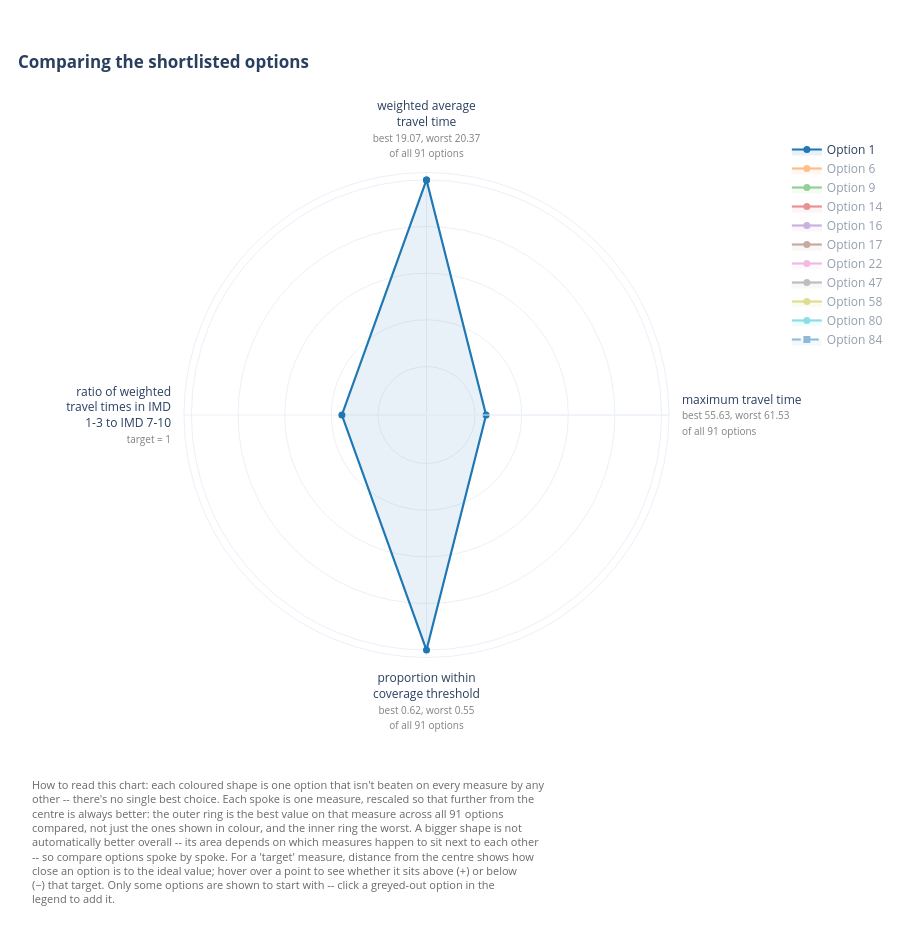

Write notebook code for a chart like this one.
### Markdown cell above
With many options the overlay is a tangle, so `initially_shown` controls which are visible when the chart first opens. `"first"` starts with just the first option; the rest are greyed out in the legend, one click from being shown. You can also pass a list of option ids, e.g. `initially_shown=[1, 17]`, to open on a pre-selected shortlist.

### Code cell
solution.plot_pareto_radar(interactive=True, initially_shown="first")

### Figure 1 — Plotly figure (JSON) as saved in the notebook; plotly's stock layout.template omitted (floating-point values rounded to 4 significant figures)
{"data": [{"customdata": [["weighted average travel time", "19.28", "6th of all 91 options", "<br><br><b>Sites</b><br>• Bideford Community Hospital<br>• NHS Nightingale Exeter<br>• Colin Campbell Court, Plymouth<br>• Torbay & South Devon Community Diagnostic Centre<br>• Okehampton - Exeter Road Industrial Estate<br>• Newton Abbott - Market Walk", "Option 6"], ["maximum travel time", "56.35", "3rd of all 91 options", "<br><br><b>Sites</b><br>• Bideford Community Hospital<br>• NHS Nightingale Exeter<br>• Colin Campbell Court, Plymouth<br>• Torbay & South Devon Community Diagnostic Centre<br>• Okehampton - Exeter Road Industrial Estate<br>• Newton Abbott - Market Walk", "Option 6"], ["proportion within coverage threshold", "0.6", "18th of all 91 options", "<br><br><b>Sites</b><br>• Bideford Community Hospital<br>• NHS Nightingale Exeter<br>• Colin Campbell Court, Plymouth<br>• Torbay & South Devon Community Diagnostic Centre<br>• Okehampton - Exeter Road Industrial Estate<br>• Newton Abbott - Market Walk", "Option 6"], ["ratio of weighted travel times in IMD 1-3 to IMD 7-10", "0.8", "28th of all 91 options; −0.20 vs target 1", "<br><br><b>Sites</b><br>• Bideford Community Hospital<br>• NHS Nightingale Exeter<br>• Colin Campbell Court, Plymouth<br>• Torbay & South Devon Community Diagnostic Centre<br>• Okehampton - Exeter Road Industrial Estate<br>• Newton Abbott - Market Walk", "Option 6"], ["weighted average travel time", "19.28", "6th of all 91 options", "<br><br><b>Sites</b><br>• Bideford Community Hospital<br>• NHS Nightingale Exeter<br>• Colin Campbell Court, Plymouth<br>• Torbay & South Devon Community Diagnostic Centre<br>• Okehampton - Exeter Road Industrial Estate<br>• Newton Abbott - Market Walk", "Option 6"]], "fill": "toself", "fillcolor": "rgba(255, 127, 14, 0.1)", "hoveron": "points+fills", "hovertemplate": "<b>%{customdata[4]}</b><br>%{customdata[0]}: %{customdata[1]}<br>%{customdata[2]}%{customdata[3]}<extra></extra>", "legendrank": 2, "line": {"color": "#ff7f0e", "dash": "solid", "width": 2.2}, "marker": {"size": 7, "symbol": "circle"}, "mode": "lines+markers", "name": "Option 6", "r": [0.8358, 0.8785, 0.6625, 0.3515, 0.8358], "text": "<b>Option 6</b><br><br><b>Sites</b><br>• Bideford Community Hospital<br>• NHS Nightingale Exeter<br>• Colin Campbell Court, Plymouth<br>• Torbay & South Devon Community Diagnostic Centre<br>• Okehampton - Exeter Road Industrial Estate<br>• Newton Abbott - Market Walk", "theta": ["weighted average<br>travel time<br><span style='font-size:10px;color:gray'>best 19.07, worst 20.37<br>of all 91 options</span>", "maximum travel time<br><span style='font-size:10px;color:gray'>best 55.63, worst 61.53<br>of all 91 options</span>", "proportion within<br>coverage threshold<br><span style='font-size:10px;color:gray'>best 0.62, worst 0.55<br>of all 91 options</span>", "ratio of weighted<br>travel times in IMD<br>1-3 to IMD 7-10<br><span style='font-size:10px;color:gray'>target = 1</span>", "weighted average<br>travel time<br><span style='font-size:10px;color:gray'>best 19.07, worst 20.37<br>of all 91 options</span>"], "type": "scatterpolar", "visible": "legendonly"}, {"customdata": [["weighted average travel time", "19.52", "17th of all 91 options", "<br><br><b>Sites</b><br>• Bideford Community Hospital<br>• NHS Nightingale Exeter<br>• Colin Campbell Court, Plymouth<br>• Torbay & South Devon Community Diagnostic Centre<br>• Newton Abbott - Market Walk<br>• Tavistock - Drake Road", "Option 17"], ["maximum travel time", "59.77", "4th of all 91 options", "<br><br><b>Sites</b><br>• Bideford Community Hospital<br>• NHS Nightingale Exeter<br>• Colin Campbell Court, Plymouth<br>• Torbay & South Devon Community Diagnostic Centre<br>• Newton Abbott - Market Walk<br>• Tavistock - Drake Road", "Option 17"], ["proportion within coverage threshold", "0.6", "9th of all 91 options", "<br><br><b>Sites</b><br>• Bideford Community Hospital<br>• NHS Nightingale Exeter<br>• Colin Campbell Court, Plymouth<br>• Torbay & South Devon Community Diagnostic Centre<br>• Newton Abbott - Market Walk<br>• Tavistock - Drake Road", "Option 17"], ["ratio of weighted travel times in IMD 1-3 to IMD 7-10", "0.85", "6th of all 91 options; −0.15 vs target 1", "<br><br><b>Sites</b><br>• Bideford Community Hospital<br>• NHS Nightingale Exeter<br>• Colin Campbell Court, Plymouth<br>• Torbay & South Devon Community Diagnostic Centre<br>• Newton Abbott - Market Walk<br>• Tavistock - Drake Road", "Option 17"], ["weighted average travel time", "19.52", "17th of all 91 options", "<br><br><b>Sites</b><br>• Bideford Community Hospital<br>• NHS Nightingale Exeter<br>• Colin Campbell Court, Plymouth<br>• Torbay & South Devon Community Diagnostic Centre<br>• Newton Abbott - Market Walk<br>• Tavistock - Drake Road", "Option 17"]], "fill": "toself", "fillcolor": "rgba(140, 86, 75, 0.1)", "hoveron": "points+fills", "hovertemplate": "<b>%{customdata[4]}</b><br>%{customdata[0]}: %{customdata[1]}<br>%{customdata[2]}%{customdata[3]}<extra></extra>", "legendrank": 6, "line": {"color": "#8c564b", "dash": "solid", "width": 2.2}, "marker": {"size": 7, "symbol": "circle"}, "mode": "lines+markers", "name": "Option 17", "r": [0.6558, 0.2994, 0.7511, 0.5146, 0.6558], "text": "<b>Option 17</b><br><br><b>Sites</b><br>• Bideford Community Hospital<br>• NHS Nightingale Exeter<br>• Colin Campbell Court, Plymouth<br>• Torbay & South Devon Community Diagnostic Centre<br>• Newton Abbott - Market Walk<br>• Tavistock - Drake Road", "theta": ["weighted average<br>travel time<br><span style='font-size:10px;color:gray'>best 19.07, worst 20.37<br>of all 91 options</span>", "maximum travel time<br><span style='font-size:10px;color:gray'>best 55.63, worst 61.53<br>of all 91 options</span>", "proportion within<br>coverage threshold<br><span style='font-size:10px;color:gray'>best 0.62, worst 0.55<br>of all 91 options</span>", "ratio of weighted<br>travel times in IMD<br>1-3 to IMD 7-10<br><span style='font-size:10px;color:gray'>target = 1</span>", "weighted average<br>travel time<br><span style='font-size:10px;color:gray'>best 19.07, worst 20.37<br>of all 91 options</span>"], "type": "scatterpolar", "visible": "legendonly"}, {"customdata": [["weighted average travel time", "19.45", "14th of all 91 options", "<br><br><b>Sites</b><br>• Bideford Community Hospital<br>• NHS Nightingale Exeter<br>• Colin Campbell Court, Plymouth<br>• Torbay & South Devon Community Diagnostic Centre<br>• Okehampton - Exeter Road Industrial Estate<br>• Paignton - Hyde Road", "Option 14"], ["maximum travel time", "55.63", "1st of all 91 options<br>Same value: Option 16", "<br><br><b>Sites</b><br>• Bideford Community Hospital<br>• NHS Nightingale Exeter<br>• Colin Campbell Court, Plymouth<br>• Torbay & South Devon Community Diagnostic Centre<br>• Okehampton - Exeter Road Industrial Estate<br>• Paignton - Hyde Road", "Option 14"], ["proportion within coverage threshold", "0.57", "61st of all 91 options", "<br><br><b>Sites</b><br>• Bideford Community Hospital<br>• NHS Nightingale Exeter<br>• Colin Campbell Court, Plymouth<br>• Torbay & South Devon Community Diagnostic Centre<br>• Okehampton - Exeter Road Industrial Estate<br>• Paignton - Hyde Road", "Option 14"], ["ratio of weighted travel times in IMD 1-3 to IMD 7-10", "0.74", "76th of all 91 options; −0.26 vs target 1", "<br><br><b>Sites</b><br>• Bideford Community Hospital<br>• NHS Nightingale Exeter<br>• Colin Campbell Court, Plymouth<br>• Torbay & South Devon Community Diagnostic Centre<br>• Okehampton - Exeter Road Industrial Estate<br>• Paignton - Hyde Road", "Option 14"], ["weighted average travel time", "19.45", "14th of all 91 options", "<br><br><b>Sites</b><br>• Bideford Community Hospital<br>• NHS Nightingale Exeter<br>• Colin Campbell Court, Plymouth<br>• Torbay & South Devon Community Diagnostic Centre<br>• Okehampton - Exeter Road Industrial Estate<br>• Paignton - Hyde Road", "Option 14"]], "fill": "toself", "fillcolor": "rgba(214, 39, 40, 0.1)", "hoveron": "points+fills", "hovertemplate": "<b>%{customdata[4]}</b><br>%{customdata[0]}: %{customdata[1]}<br>%{customdata[2]}%{customdata[3]}<extra></extra>", "legendrank": 4, "line": {"color": "#d62728", "dash": "solid", "width": 2.2}, "marker": {"size": 7, "symbol": "circle"}, "mode": "lines+markers", "name": "Option 14", "r": [0.7026, 1.0, 0.2727, 0.1557, 0.7026], "text": "<b>Option 14</b><br><br><b>Sites</b><br>• Bideford Community Hospital<br>• NHS Nightingale Exeter<br>• Colin Campbell Court, Plymouth<br>• Torbay & South Devon Community Diagnostic Centre<br>• Okehampton - Exeter Road Industrial Estate<br>• Paignton - Hyde Road", "theta": ["weighted average<br>travel time<br><span style='font-size:10px;color:gray'>best 19.07, worst 20.37<br>of all 91 options</span>", "maximum travel time<br><span style='font-size:10px;color:gray'>best 55.63, worst 61.53<br>of all 91 options</span>", "proportion within<br>coverage threshold<br><span style='font-size:10px;color:gray'>best 0.62, worst 0.55<br>of all 91 options</span>", "ratio of weighted<br>travel times in IMD<br>1-3 to IMD 7-10<br><span style='font-size:10px;color:gray'>target = 1</span>", "weighted average<br>travel time<br><span style='font-size:10px;color:gray'>best 19.07, worst 20.37<br>of all 91 options</span>"], "type": "scatterpolar", "visible": "legendonly"}, {"customdata": [["weighted average travel time", "19.49", "16th of all 91 options", "<br><br><b>Sites</b><br>• Bideford Community Hospital<br>• NHS Nightingale Exeter<br>• Colin Campbell Court, Plymouth<br>• Torbay & South Devon Community Diagnostic Centre<br>• Okehampton - Exeter Road Industrial Estate<br>• Kingsbridge - Fore Street", "Option 16"], ["maximum travel time", "55.63", "1st of all 91 options<br>Same value: Option 14", "<br><br><b>Sites</b><br>• Bideford Community Hospital<br>• NHS Nightingale Exeter<br>• Colin Campbell Court, Plymouth<br>• Torbay & South Devon Community Diagnostic Centre<br>• Okehampton - Exeter Road Industrial Estate<br>• Kingsbridge - Fore Street", "Option 16"], ["proportion within coverage threshold", "0.56", "79th of all 91 options", "<br><br><b>Sites</b><br>• Bideford Community Hospital<br>• NHS Nightingale Exeter<br>• Colin Campbell Court, Plymouth<br>• Torbay & South Devon Community Diagnostic Centre<br>• Okehampton - Exeter Road Industrial Estate<br>• Kingsbridge - Fore Street", "Option 16"], ["ratio of weighted travel times in IMD 1-3 to IMD 7-10", "0.78", "42nd of all 91 options; −0.22 vs target 1", "<br><br><b>Sites</b><br>• Bideford Community Hospital<br>• NHS Nightingale Exeter<br>• Colin Campbell Court, Plymouth<br>• Torbay & South Devon Community Diagnostic Centre<br>• Okehampton - Exeter Road Industrial Estate<br>• Kingsbridge - Fore Street", "Option 16"], ["weighted average travel time", "19.49", "16th of all 91 options", "<br><br><b>Sites</b><br>• Bideford Community Hospital<br>• NHS Nightingale Exeter<br>• Colin Campbell Court, Plymouth<br>• Torbay & South Devon Community Diagnostic Centre<br>• Okehampton - Exeter Road Industrial Estate<br>• Kingsbridge - Fore Street", "Option 16"]], "fill": "toself", "fillcolor": "rgba(148, 103, 189, 0.1)", "hoveron": "points+fills", "hovertemplate": "<b>%{customdata[4]}</b><br>%{customdata[0]}: %{customdata[1]}<br>%{customdata[2]}%{customdata[3]}<extra></extra>", "legendrank": 5, "line": {"color": "#9467bd", "dash": "solid", "width": 2.2}, "marker": {"size": 7, "symbol": "circle"}, "mode": "lines+markers", "name": "Option 16", "r": [0.6713, 1.0, 0.1555, 0.2983, 0.6713], "text": "<b>Option 16</b><br><br><b>Sites</b><br>• Bideford Community Hospital<br>• NHS Nightingale Exeter<br>• Colin Campbell Court, Plymouth<br>• Torbay & South Devon Community Diagnostic Centre<br>• Okehampton - Exeter Road Industrial Estate<br>• Kingsbridge - Fore Street", "theta": ["weighted average<br>travel time<br><span style='font-size:10px;color:gray'>best 19.07, worst 20.37<br>of all 91 options</span>", "maximum travel time<br><span style='font-size:10px;color:gray'>best 55.63, worst 61.53<br>of all 91 options</span>", "proportion within<br>coverage threshold<br><span style='font-size:10px;color:gray'>best 0.62, worst 0.55<br>of all 91 options</span>", "ratio of weighted<br>travel times in IMD<br>1-3 to IMD 7-10<br><span style='font-size:10px;color:gray'>target = 1</span>", "weighted average<br>travel time<br><span style='font-size:10px;color:gray'>best 19.07, worst 20.37<br>of all 91 options</span>"], "type": "scatterpolar", "visible": "legendonly"}, {"customdata": [["weighted average travel time", "19.56", "22nd of all 91 options", "<br><br><b>Sites</b><br>• Bideford Community Hospital<br>• NHS Nightingale Exeter<br>• Colin Campbell Court, Plymouth<br>• Torbay & South Devon Community Diagnostic Centre<br>• Newton Abbott - Market Walk<br>• Honiton - Devonshire Road", "Option 22"], ["maximum travel time", "61.18", "10th of all 91 options<br>Same value: Option 1, Option 9, Option 58", "<br><br><b>Sites</b><br>• Bideford Community Hospital<br>• NHS Nightingale Exeter<br>• Colin Campbell Court, Plymouth<br>• Torbay & South Devon Community Diagnostic Centre<br>• Newton Abbott - Market Walk<br>• Honiton - Devonshire Road", "Option 22"], ["proportion within coverage threshold", "0.6", "12th of all 91 options", "<br><br><b>Sites</b><br>• Bideford Community Hospital<br>• NHS Nightingale Exeter<br>• Colin Campbell Court, Plymouth<br>• Torbay & South Devon Community Diagnostic Centre<br>• Newton Abbott - Market Walk<br>• Honiton - Devonshire Road", "Option 22"], ["ratio of weighted travel times in IMD 1-3 to IMD 7-10", "0.85", "4th of all 91 options; −0.15 vs target 1", "<br><br><b>Sites</b><br>• Bideford Community Hospital<br>• NHS Nightingale Exeter<br>• Colin Campbell Court, Plymouth<br>• Torbay & South Devon Community Diagnostic Centre<br>• Newton Abbott - Market Walk<br>• Honiton - Devonshire Road", "Option 22"], ["weighted average travel time", "19.56", "22nd of all 91 options", "<br><br><b>Sites</b><br>• Bideford Community Hospital<br>• NHS Nightingale Exeter<br>• Colin Campbell Court, Plymouth<br>• Torbay & South Devon Community Diagnostic Centre<br>• Newton Abbott - Market Walk<br>• Honiton - Devonshire Road", "Option 22"]], "fill": "toself", "fillcolor": "rgba(227, 119, 194, 0.1)", "hoveron": "points+fills", "hovertemplate": "<b>%{customdata[4]}</b><br>%{customdata[0]}: %{customdata[1]}<br>%{customdata[2]}%{customdata[3]}<extra></extra>", "legendrank": 7, "line": {"color": "#e377c2", "dash": "solid", "width": 2.2}, "marker": {"size": 7, "symbol": "circle"}, "mode": "lines+markers", "name": "Option 22", "r": [0.6212, 0.05932, 0.7215, 0.5318, 0.6212], "text": "<b>Option 22</b><br><br><b>Sites</b><br>• Bideford Community Hospital<br>• NHS Nightingale Exeter<br>• Colin Campbell Court, Plymouth<br>• Torbay & South Devon Community Diagnostic Centre<br>• Newton Abbott - Market Walk<br>• Honiton - Devonshire Road", "theta": ["weighted average<br>travel time<br><span style='font-size:10px;color:gray'>best 19.07, worst 20.37<br>of all 91 options</span>", "maximum travel time<br><span style='font-size:10px;color:gray'>best 55.63, worst 61.53<br>of all 91 options</span>", "proportion within<br>coverage threshold<br><span style='font-size:10px;color:gray'>best 0.62, worst 0.55<br>of all 91 options</span>", "ratio of weighted<br>travel times in IMD<br>1-3 to IMD 7-10<br><span style='font-size:10px;color:gray'>target = 1</span>", "weighted average<br>travel time<br><span style='font-size:10px;color:gray'>best 19.07, worst 20.37<br>of all 91 options</span>"], "type": "scatterpolar", "visible": "legendonly"}, {"customdata": [["weighted average travel time", "19.07", "1st of all 91 options", "<br><br><b>Sites</b><br>• Bideford Community Hospital<br>• NHS Nightingale Exeter<br>• Colin Campbell Court, Plymouth<br>• Torbay & South Devon Community Diagnostic Centre<br>• Newton Abbott - Market Walk<br>• Barnstaple - Archwood Retail Park", "Option 1"], ["maximum travel time", "61.18", "10th of all 91 options<br>Same value: Option 9, Option 22, Option 58", "<br><br><b>Sites</b><br>• Bideford Community Hospital<br>• NHS Nightingale Exeter<br>• Colin Campbell Court, Plymouth<br>• Torbay & South Devon Community Diagnostic Centre<br>• Newton Abbott - Market Walk<br>• Barnstaple - Archwood Retail Park", "Option 1"], ["proportion within coverage threshold", "0.62", "1st of all 91 options", "<br><br><b>Sites</b><br>• Bideford Community Hospital<br>• NHS Nightingale Exeter<br>• Colin Campbell Court, Plymouth<br>• Torbay & South Devon Community Diagnostic Centre<br>• Newton Abbott - Market Walk<br>• Barnstaple - Archwood Retail Park", "Option 1"], ["ratio of weighted travel times in IMD 1-3 to IMD 7-10", "0.75", "66th of all 91 options; −0.25 vs target 1", "<br><br><b>Sites</b><br>• Bideford Community Hospital<br>• NHS Nightingale Exeter<br>• Colin Campbell Court, Plymouth<br>• Torbay & South Devon Community Diagnostic Centre<br>• Newton Abbott - Market Walk<br>• Barnstaple - Archwood Retail Park", "Option 1"], ["weighted average travel time", "19.07", "1st of all 91 options", "<br><br><b>Sites</b><br>• Bideford Community Hospital<br>• NHS Nightingale Exeter<br>• Colin Campbell Court, Plymouth<br>• Torbay & South Devon Community Diagnostic Centre<br>• Newton Abbott - Market Walk<br>• Barnstaple - Archwood Retail Park", "Option 1"]], "fill": "toself", "fillcolor": "rgba(31, 119, 180, 0.1)", "hoveron": "points+fills", "hovertemplate": "<b>%{customdata[4]}</b><br>%{customdata[0]}: %{customdata[1]}<br>%{customdata[2]}%{customdata[3]}<extra></extra>", "legendrank": 1, "line": {"color": "#1f77b4", "dash": "solid", "width": 2.2}, "marker": {"size": 7, "symbol": "circle"}, "mode": "lines+markers", "name": "Option 1", "r": [1.0, 0.05932, 1.0, 0.1935, 1.0], "text": "<b>Option 1</b><br><br><b>Sites</b><br>• Bideford Community Hospital<br>• NHS Nightingale Exeter<br>• Colin Campbell Court, Plymouth<br>• Torbay & South Devon Community Diagnostic Centre<br>• Newton Abbott - Market Walk<br>• Barnstaple - Archwood Retail Park", "theta": ["weighted average<br>travel time<br><span style='font-size:10px;color:gray'>best 19.07, worst 20.37<br>of all 91 options</span>", "maximum travel time<br><span style='font-size:10px;color:gray'>best 55.63, worst 61.53<br>of all 91 options</span>", "proportion within<br>coverage threshold<br><span style='font-size:10px;color:gray'>best 0.62, worst 0.55<br>of all 91 options</span>", "ratio of weighted<br>travel times in IMD<br>1-3 to IMD 7-10<br><span style='font-size:10px;color:gray'>target = 1</span>", "weighted average<br>travel time<br><span style='font-size:10px;color:gray'>best 19.07, worst 20.37<br>of all 91 options</span>"], "type": "scatterpolar", "visible": true}, {"customdata": [["weighted average travel time", "19.31", "9th of all 91 options", "<br><br><b>Sites</b><br>• Bideford Community Hospital<br>• NHS Nightingale Exeter<br>• Colin Campbell Court, Plymouth<br>• Torbay & South Devon Community Diagnostic Centre<br>• Tiverton - Lowman Way<br>• Newton Abbott - Market Walk", "Option 9"], ["maximum travel time", "61.18", "10th of all 91 options<br>Same value: Option 1, Option 22, Option 58", "<br><br><b>Sites</b><br>• Bideford Community Hospital<br>• NHS Nightingale Exeter<br>• Colin Campbell Court, Plymouth<br>• Torbay & South Devon Community Diagnostic Centre<br>• Tiverton - Lowman Way<br>• Newton Abbott - Market Walk", "Option 9"], ["proportion within coverage threshold", "0.62", "2nd of all 91 options", "<br><br><b>Sites</b><br>• Bideford Community Hospital<br>• NHS Nightingale Exeter<br>• Colin Campbell Court, Plymouth<br>• Torbay & South Devon Community Diagnostic Centre<br>• Tiverton - Lowman Way<br>• Newton Abbott - Market Walk", "Option 9"], ["ratio of weighted travel times in IMD 1-3 to IMD 7-10", "0.77", "51st of all 91 options; −0.23 vs target 1", "<br><br><b>Sites</b><br>• Bideford Community Hospital<br>• NHS Nightingale Exeter<br>• Colin Campbell Court, Plymouth<br>• Torbay & South Devon Community Diagnostic Centre<br>• Tiverton - Lowman Way<br>• Newton Abbott - Market Walk", "Option 9"], ["weighted average travel time", "19.31", "9th of all 91 options", "<br><br><b>Sites</b><br>• Bideford Community Hospital<br>• NHS Nightingale Exeter<br>• Colin Campbell Court, Plymouth<br>• Torbay & South Devon Community Diagnostic Centre<br>• Tiverton - Lowman Way<br>• Newton Abbott - Market Walk", "Option 9"]], "fill": "toself", "fillcolor": "rgba(44, 160, 44, 0.1)", "hoveron": "points+fills", "hovertemplate": "<b>%{customdata[4]}</b><br>%{customdata[0]}: %{customdata[1]}<br>%{customdata[2]}%{customdata[3]}<extra></extra>", "legendrank": 3, "line": {"color": "#2ca02c", "dash": "solid", "width": 2.2}, "marker": {"size": 7, "symbol": "circle"}, "mode": "lines+markers", "name": "Option 9", "r": [0.8155, 0.05932, 0.9526, 0.2623, 0.8155], "text": "<b>Option 9</b><br><br><b>Sites</b><br>• Bideford Community Hospital<br>• NHS Nightingale Exeter<br>• Colin Campbell Court, Plymouth<br>• Torbay & South Devon Community Diagnostic Centre<br>• Tiverton - Lowman Way<br>• Newton Abbott - Market Walk", "theta": ["weighted average<br>travel time<br><span style='font-size:10px;color:gray'>best 19.07, worst 20.37<br>of all 91 options</span>", "maximum travel time<br><span style='font-size:10px;color:gray'>best 55.63, worst 61.53<br>of all 91 options</span>", "proportion within<br>coverage threshold<br><span style='font-size:10px;color:gray'>best 0.62, worst 0.55<br>of all 91 options</span>", "ratio of weighted<br>travel times in IMD<br>1-3 to IMD 7-10<br><span style='font-size:10px;color:gray'>target = 1</span>", "weighted average<br>travel time<br><span style='font-size:10px;color:gray'>best 19.07, worst 20.37<br>of all 91 options</span>"], "type": "scatterpolar", "visible": "legendonly"}, {"customdata": [["weighted average travel time", "19.87", "58th of all 91 options", "<br><br><b>Sites</b><br>• Bideford Community Hospital<br>• NHS Nightingale Exeter<br>• Colin Campbell Court, Plymouth<br>• Torbay & South Devon Community Diagnostic Centre<br>• Newton Abbott - Market Walk<br>• Exmouth - The Strand", "Option 58"], ["maximum travel time", "61.18", "10th of all 91 options<br>Same value: Option 1, Option 9, Option 22", "<br><br><b>Sites</b><br>• Bideford Community Hospital<br>• NHS Nightingale Exeter<br>• Colin Campbell Court, Plymouth<br>• Torbay & South Devon Community Diagnostic Centre<br>• Newton Abbott - Market Walk<br>• Exmouth - The Strand", "Option 58"], ["proportion within coverage threshold", "0.61", "5th of all 91 options", "<br><br><b>Sites</b><br>• Bideford Community Hospital<br>• NHS Nightingale Exeter<br>• Colin Campbell Court, Plymouth<br>• Torbay & South Devon Community Diagnostic Centre<br>• Newton Abbott - Market Walk<br>• Exmouth - The Strand", "Option 58"], ["ratio of weighted travel times in IMD 1-3 to IMD 7-10", "0.85", "8th of all 91 options; −0.15 vs target 1", "<br><br><b>Sites</b><br>• Bideford Community Hospital<br>• NHS Nightingale Exeter<br>• Colin Campbell Court, Plymouth<br>• Torbay & South Devon Community Diagnostic Centre<br>• Newton Abbott - Market Walk<br>• Exmouth - The Strand", "Option 58"], ["weighted average travel time", "19.87", "58th of all 91 options", "<br><br><b>Sites</b><br>• Bideford Community Hospital<br>• NHS Nightingale Exeter<br>• Colin Campbell Court, Plymouth<br>• Torbay & South Devon Community Diagnostic Centre<br>• Newton Abbott - Market Walk<br>• Exmouth - The Strand", "Option 58"]], "fill": "toself", "fillcolor": "rgba(188, 189, 34, 0.1)", "hoveron": "points+fills", "hovertemplate": "<b>%{customdata[4]}</b><br>%{customdata[0]}: %{customdata[1]}<br>%{customdata[2]}%{customdata[3]}<extra></extra>", "legendrank": 9, "line": {"color": "#bcbd22", "dash": "solid", "width": 2.2}, "marker": {"size": 7, "symbol": "circle"}, "mode": "lines+markers", "name": "Option 58", "r": [0.3824, 0.05932, 0.87, 0.5001, 0.3824], "text": "<b>Option 58</b><br><br><b>Sites</b><br>• Bideford Community Hospital<br>• NHS Nightingale Exeter<br>• Colin Campbell Court, Plymouth<br>• Torbay & South Devon Community Diagnostic Centre<br>• Newton Abbott - Market Walk<br>• Exmouth - The Strand", "theta": ["weighted average<br>travel time<br><span style='font-size:10px;color:gray'>best 19.07, worst 20.37<br>of all 91 options</span>", "maximum travel time<br><span style='font-size:10px;color:gray'>best 55.63, worst 61.53<br>of all 91 options</span>", "proportion within<br>coverage threshold<br><span style='font-size:10px;color:gray'>best 0.62, worst 0.55<br>of all 91 options</span>", "ratio of weighted<br>travel times in IMD<br>1-3 to IMD 7-10<br><span style='font-size:10px;color:gray'>target = 1</span>", "weighted average<br>travel time<br><span style='font-size:10px;color:gray'>best 19.07, worst 20.37<br>of all 91 options</span>"], "type": "scatterpolar", "visible": "legendonly"}, {"customdata": [["weighted average travel time", "19.8", "47th of all 91 options", "<br><br><b>Sites</b><br>• Bideford Community Hospital<br>• NHS Nightingale Exeter<br>• Colin Campbell Court, Plymouth<br>• Torbay & South Devon Community Diagnostic Centre<br>• Honiton - Devonshire Road<br>• Tavistock - Drake Road", "Option 47"], ["maximum travel time", "61.53", "37th of all 91 options<br>Same value: Option 80, Option 84", "<br><br><b>Sites</b><br>• Bideford Community Hospital<br>• NHS Nightingale Exeter<br>• Colin Campbell Court, Plymouth<br>• Torbay & South Devon Community Diagnostic Centre<br>• Honiton - Devonshire Road<br>• Tavistock - Drake Road", "Option 47"], ["proportion within coverage threshold", "0.57", "60th of all 91 options", "<br><br><b>Sites</b><br>• Bideford Community Hospital<br>• NHS Nightingale Exeter<br>• Colin Campbell Court, Plymouth<br>• Torbay & South Devon Community Diagnostic Centre<br>• Honiton - Devonshire Road<br>• Tavistock - Drake Road", "Option 47"], ["ratio of weighted travel times in IMD 1-3 to IMD 7-10", "0.87", "1st of all 91 options; −0.13 vs target 1", "<br><br><b>Sites</b><br>• Bideford Community Hospital<br>• NHS Nightingale Exeter<br>• Colin Campbell Court, Plymouth<br>• Torbay & South Devon Community Diagnostic Centre<br>• Honiton - Devonshire Road<br>• Tavistock - Drake Road", "Option 47"], ["weighted average travel time", "19.8", "47th of all 91 options", "<br><br><b>Sites</b><br>• Bideford Community Hospital<br>• NHS Nightingale Exeter<br>• Colin Campbell Court, Plymouth<br>• Torbay & South Devon Community Diagnostic Centre<br>• Honiton - Devonshire Road<br>• Tavistock - Drake Road", "Option 47"]], "fill": "toself", "fillcolor": "rgba(127, 127, 127, 0.1)", "hoveron": "points+fills", "hovertemplate": "<b>%{customdata[4]}</b><br>%{customdata[0]}: %{customdata[1]}<br>%{customdata[2]}%{customdata[3]}<extra></extra>", "legendrank": 8, "line": {"color": "#7f7f7f", "dash": "solid", "width": 2.2}, "marker": {"size": 7, "symbol": "circle"}, "mode": "lines+markers", "name": "Option 47", "r": [0.4394, 0.0, 0.2787, 0.5834, 0.4394], "text": "<b>Option 47</b><br><br><b>Sites</b><br>• Bideford Community Hospital<br>• NHS Nightingale Exeter<br>• Colin Campbell Court, Plymouth<br>• Torbay & South Devon Community Diagnostic Centre<br>• Honiton - Devonshire Road<br>• Tavistock - Drake Road", "theta": ["weighted average<br>travel time<br><span style='font-size:10px;color:gray'>best 19.07, worst 20.37<br>of all 91 options</span>", "maximum travel time<br><span style='font-size:10px;color:gray'>best 55.63, worst 61.53<br>of all 91 options</span>", "proportion within<br>coverage threshold<br><span style='font-size:10px;color:gray'>best 0.62, worst 0.55<br>of all 91 options</span>", "ratio of weighted<br>travel times in IMD<br>1-3 to IMD 7-10<br><span style='font-size:10px;color:gray'>target = 1</span>", "weighted average<br>travel time<br><span style='font-size:10px;color:gray'>best 19.07, worst 20.37<br>of all 91 options</span>"], "type": "scatterpolar", "visible": "legendonly"}, {"customdata": [["weighted average travel time", "20.11", "80th of all 91 options", "<br><br><b>Sites</b><br>• Bideford Community Hospital<br>• NHS Nightingale Exeter<br>• Colin Campbell Court, Plymouth<br>• Torbay & South Devon Community Diagnostic Centre<br>• Exmouth - The Strand<br>• Tavistock - Drake Road", "Option 80"], ["maximum travel time", "61.53", "37th of all 91 options<br>Same value: Option 47, Option 84", "<br><br><b>Sites</b><br>• Bideford Community Hospital<br>• NHS Nightingale Exeter<br>• Colin Campbell Court, Plymouth<br>• Torbay & South Devon Community Diagnostic Centre<br>• Exmouth - The Strand<br>• Tavistock - Drake Road", "Option 80"], ["proportion within coverage threshold", "0.58", "41st of all 91 options", "<br><br><b>Sites</b><br>• Bideford Community Hospital<br>• NHS Nightingale Exeter<br>• Colin Campbell Court, Plymouth<br>• Torbay & South Devon Community Diagnostic Centre<br>• Exmouth - The Strand<br>• Tavistock - Drake Road", "Option 80"], ["ratio of weighted travel times in IMD 1-3 to IMD 7-10", "0.86", "3rd of all 91 options; −0.14 vs target 1", "<br><br><b>Sites</b><br>• Bideford Community Hospital<br>• NHS Nightingale Exeter<br>• Colin Campbell Court, Plymouth<br>• Torbay & South Devon Community Diagnostic Centre<br>• Exmouth - The Strand<br>• Tavistock - Drake Road", "Option 80"], ["weighted average travel time", "20.11", "80th of all 91 options", "<br><br><b>Sites</b><br>• Bideford Community Hospital<br>• NHS Nightingale Exeter<br>• Colin Campbell Court, Plymouth<br>• Torbay & South Devon Community Diagnostic Centre<br>• Exmouth - The Strand<br>• Tavistock - Drake Road", "Option 80"]], "fill": "toself", "fillcolor": "rgba(23, 190, 207, 0.1)", "hoveron": "points+fills", "hovertemplate": "<b>%{customdata[4]}</b><br>%{customdata[0]}: %{customdata[1]}<br>%{customdata[2]}%{customdata[3]}<extra></extra>", "legendrank": 10, "line": {"color": "#17becf", "dash": "solid", "width": 2.2}, "marker": {"size": 7, "symbol": "circle"}, "mode": "lines+markers", "name": "Option 80", "r": [0.2006, 0.0, 0.4272, 0.5532, 0.2006], "text": "<b>Option 80</b><br><br><b>Sites</b><br>• Bideford Community Hospital<br>• NHS Nightingale Exeter<br>• Colin Campbell Court, Plymouth<br>• Torbay & South Devon Community Diagnostic Centre<br>• Exmouth - The Strand<br>• Tavistock - Drake Road", "theta": ["weighted average<br>travel time<br><span style='font-size:10px;color:gray'>best 19.07, worst 20.37<br>of all 91 options</span>", "maximum travel time<br><span style='font-size:10px;color:gray'>best 55.63, worst 61.53<br>of all 91 options</span>", "proportion within<br>coverage threshold<br><span style='font-size:10px;color:gray'>best 0.62, worst 0.55<br>of all 91 options</span>", "ratio of weighted<br>travel times in IMD<br>1-3 to IMD 7-10<br><span style='font-size:10px;color:gray'>target = 1</span>", "weighted average<br>travel time<br><span style='font-size:10px;color:gray'>best 19.07, worst 20.37<br>of all 91 options</span>"], "type": "scatterpolar", "visible": "legendonly"}, {"customdata": [["weighted average travel time", "20.15", "84th of all 91 options", "<br><br><b>Sites</b><br>• Bideford Community Hospital<br>• NHS Nightingale Exeter<br>• Colin Campbell Court, Plymouth<br>• Torbay & South Devon Community Diagnostic Centre<br>• Honiton - Devonshire Road<br>• Exmouth - The Strand", "Option 84"], ["maximum travel time", "61.53", "37th of all 91 options<br>Same value: Option 47, Option 80", "<br><br><b>Sites</b><br>• Bideford Community Hospital<br>• NHS Nightingale Exeter<br>• Colin Campbell Court, Plymouth<br>• Torbay & South Devon Community Diagnostic Centre<br>• Honiton - Devonshire Road<br>• Exmouth - The Strand", "Option 84"], ["proportion within coverage threshold", "0.58", "45th of all 91 options", "<br><br><b>Sites</b><br>• Bideford Community Hospital<br>• NHS Nightingale Exeter<br>• Colin Campbell Court, Plymouth<br>• Torbay & South Devon Community Diagnostic Centre<br>• Honiton - Devonshire Road<br>• Exmouth - The Strand", "Option 84"], ["ratio of weighted travel times in IMD 1-3 to IMD 7-10", "0.87", "2nd of all 91 options; −0.13 vs target 1", "<br><br><b>Sites</b><br>• Bideford Community Hospital<br>• NHS Nightingale Exeter<br>• Colin Campbell Court, Plymouth<br>• Torbay & South Devon Community Diagnostic Centre<br>• Honiton - Devonshire Road<br>• Exmouth - The Strand", "Option 84"], ["weighted average travel time", "20.15", "84th of all 91 options", "<br><br><b>Sites</b><br>• Bideford Community Hospital<br>• NHS Nightingale Exeter<br>• Colin Campbell Court, Plymouth<br>• Torbay & South Devon Community Diagnostic Centre<br>• Honiton - Devonshire Road<br>• Exmouth - The Strand", "Option 84"]], "fill": "toself", "fillcolor": "rgba(31, 119, 180, 0.1)", "hoveron": "points+fills", "hovertemplate": "<b>%{customdata[4]}</b><br>%{customdata[0]}: %{customdata[1]}<br>%{customdata[2]}%{customdata[3]}<extra></extra>", "legendrank": 11, "line": {"color": "#1f77b4", "dash": "dash", "width": 2.2}, "marker": {"size": 7, "symbol": "square"}, "mode": "lines+markers", "name": "Option 84", "r": [0.166, 0.0, 0.3976, 0.5713, 0.166], "text": "<b>Option 84</b><br><br><b>Sites</b><br>• Bideford Community Hospital<br>• NHS Nightingale Exeter<br>• Colin Campbell Court, Plymouth<br>• Torbay & South Devon Community Diagnostic Centre<br>• Honiton - Devonshire Road<br>• Exmouth - The Strand", "theta": ["weighted average<br>travel time<br><span style='font-size:10px;color:gray'>best 19.07, worst 20.37<br>of all 91 options</span>", "maximum travel time<br><span style='font-size:10px;color:gray'>best 55.63, worst 61.53<br>of all 91 options</span>", "proportion within<br>coverage threshold<br><span style='font-size:10px;color:gray'>best 0.62, worst 0.55<br>of all 91 options</span>", "ratio of weighted<br>travel times in IMD<br>1-3 to IMD 7-10<br><span style='font-size:10px;color:gray'>target = 1</span>", "weighted average<br>travel time<br><span style='font-size:10px;color:gray'>best 19.07, worst 20.37<br>of all 91 options</span>"], "type": "scatterpolar", "visible": "legendonly"}], "layout": {"annotations": [{"align": "left", "font": {"color": "dimgray", "size": 11}, "showarrow": false, "text": "How to read this chart: each coloured shape is one option that isn't beaten on every measure by any<br>other -- there's no single best choice. Each spoke is one measure, rescaled so that further from the<br>centre is always better: the outer ring is the best value on that measure across all 91 options<br>compared, not just the ones shown in colour, and the inner ring the worst. A bigger shape is not<br>automatically better overall -- its area depends on which measures happen to sit next to each other<br>-- so compare options spoke by spoke. For a 'target' measure, distance from the centre shows how<br>close an option is to the ideal value; hover over a point to see whether it sits above (+) or below<br>(−) that target. Only some options are shown to start with -- click a greyed-out option in the<br>legend to add it.", "x": 0, "xanchor": "left", "xref": "paper", "xshift": -50, "y": 0, "yanchor": "top", "yref": "paper", "yshift": -80}], "height": 934, "hoverdistance": 10, "legend": {"x": 1.02, "y": 1}, "margin": {"b": 239, "l": 80, "r": 80, "t": 135}, "polar": {"angularaxis": {"direction": "clockwise", "rotation": 90, "tickcolor": "rgba(0,0,0,0)", "ticklen": 10, "ticks": "outside"}, "domain": {"x": [0.15, 0.85]}, "radialaxis": {"range": [-0.26, 1.04], "showticklabels": false, "tickvals": [0, 0.25, 0.5, 0.75, 1]}}, "title": {"text": "<b>Comparing the shortlisted options</b>", "x": 0.02, "xanchor": "left"}}}
